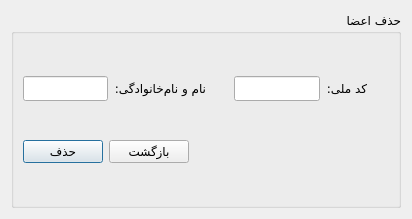
<?xml version="1.0" encoding="UTF-8"?>
<ui version="4.0">
 <class>DialogDeleteMember</class>
 <widget class="QDialog" name="DialogDeleteMember">
  <property name="windowModality">
   <enum>Qt::ApplicationModal</enum>
  </property>
  <property name="geometry">
   <rect>
    <x>0</x>
    <y>0</y>
    <width>412</width>
    <height>219</height>
   </rect>
  </property>
  <property name="minimumSize">
   <size>
    <width>412</width>
    <height>219</height>
   </size>
  </property>
  <property name="maximumSize">
   <size>
    <width>412</width>
    <height>219</height>
   </size>
  </property>
  <property name="font">
   <font>
    <family>IRANSansX</family>
   </font>
  </property>
  <property name="windowTitle">
   <string>Dialog</string>
  </property>
  <layout class="QVBoxLayout" name="verticalLayout">
   <item>
    <widget class="QGroupBox" name="groupBox">
     <property name="title">
      <string>حذف اعضا</string>
     </property>
     <property name="alignment">
      <set>Qt::AlignRight|Qt::AlignTrailing|Qt::AlignVCenter</set>
     </property>
     <layout class="QVBoxLayout" name="verticalLayout_2">
      <item>
       <layout class="QVBoxLayout" name="verticalLayout_3">
        <item>
         <layout class="QHBoxLayout" name="horizontalLayout">
          <item>
           <widget class="QLineEdit" name="lineEdit_membername"/>
          </item>
          <item>
           <widget class="QLabel" name="label_membername_text">
            <property name="text">
             <string>نام و نام‌خانوادگی:</string>
            </property>
           </widget>
          </item>
          <item>
           <widget class="QLabel" name="label_membername_icon">
            <property name="minimumSize">
             <size>
              <width>16</width>
              <height>16</height>
             </size>
            </property>
            <property name="maximumSize">
             <size>
              <width>16</width>
              <height>16</height>
             </size>
            </property>
            <property name="text">
             <string/>
            </property>
            <property name="pixmap">
             <pixmap resource="icons.qrc">:/icons/member.png</pixmap>
            </property>
            <property name="scaledContents">
             <bool>true</bool>
            </property>
           </widget>
          </item>
          <item>
           <widget class="QLineEdit" name="lineEdit_phonenumbermember"/>
          </item>
          <item>
           <widget class="QLabel" name="label_memberid_text">
            <property name="text">
             <string>کد ملی:</string>
            </property>
           </widget>
          </item>
          <item>
           <widget class="QLabel" name="label_memberid_icon">
            <property name="minimumSize">
             <size>
              <width>16</width>
              <height>16</height>
             </size>
            </property>
            <property name="maximumSize">
             <size>
              <width>16</width>
              <height>16</height>
             </size>
            </property>
            <property name="text">
             <string/>
            </property>
            <property name="pixmap">
             <pixmap resource="icons.qrc">:/icons/national id.png</pixmap>
            </property>
            <property name="scaledContents">
             <bool>true</bool>
            </property>
           </widget>
          </item>
         </layout>
        </item>
       </layout>
      </item>
      <item>
       <layout class="QHBoxLayout" name="horizontalLayout_4">
        <item>
         <widget class="QPushButton" name="pushButton_delete">
          <property name="text">
           <string>حذف</string>
          </property>
         </widget>
        </item>
        <item>
         <widget class="QPushButton" name="pushButton_exit">
          <property name="text">
           <string>بازگشت</string>
          </property>
         </widget>
        </item>
        <item>
         <spacer name="horizontalSpacer">
          <property name="orientation">
           <enum>Qt::Horizontal</enum>
          </property>
          <property name="sizeHint" stdset="0">
           <size>
            <width>40</width>
            <height>20</height>
           </size>
          </property>
         </spacer>
        </item>
       </layout>
      </item>
     </layout>
    </widget>
   </item>
  </layout>
 </widget>
 <resources>
  <include location="icons.qrc"/>
 </resources>
 <connections/>
</ui>
